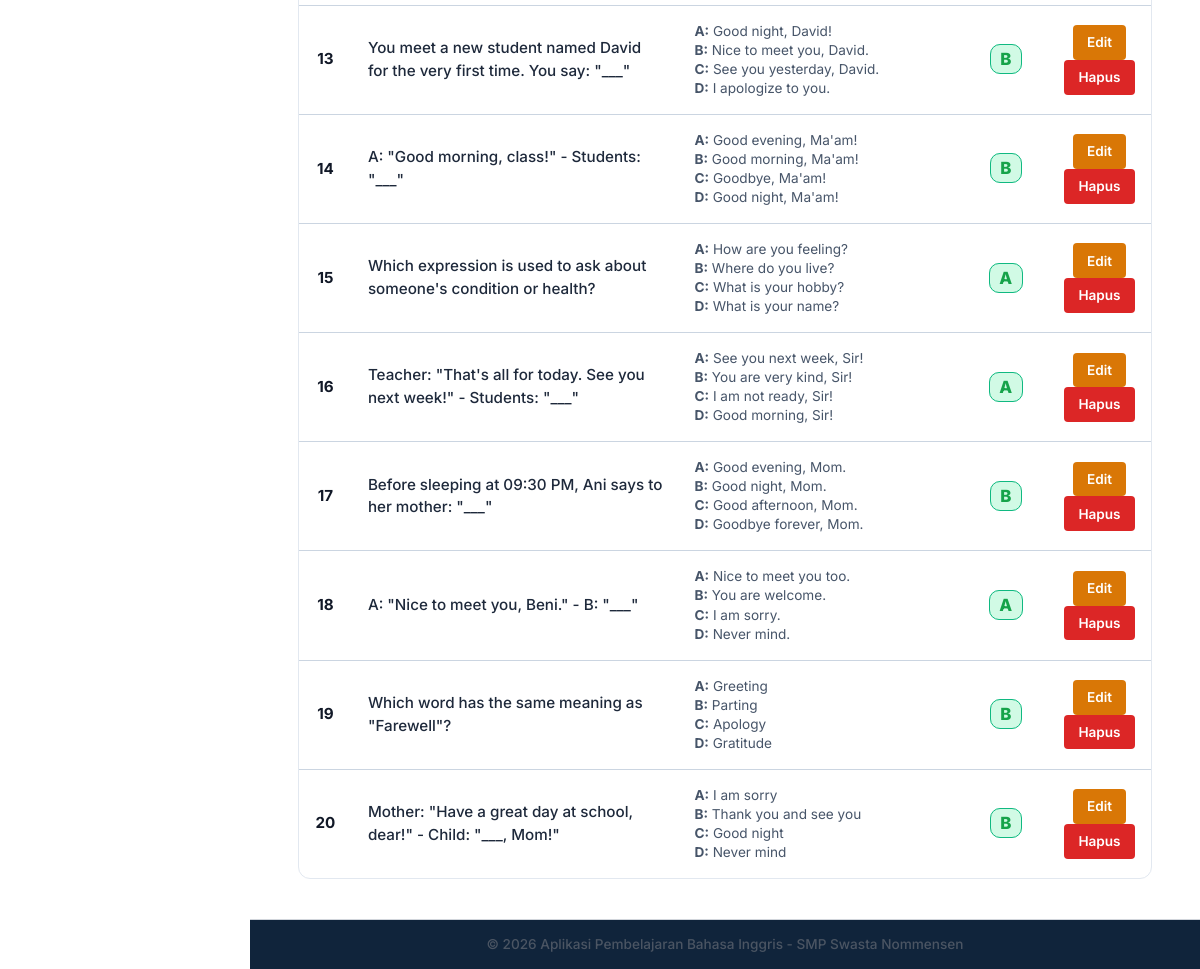
/admin/kelola_soal.php?tab=soal&id_kuis=1 (signed in, lower part), run on an earlier commit of the app's database.
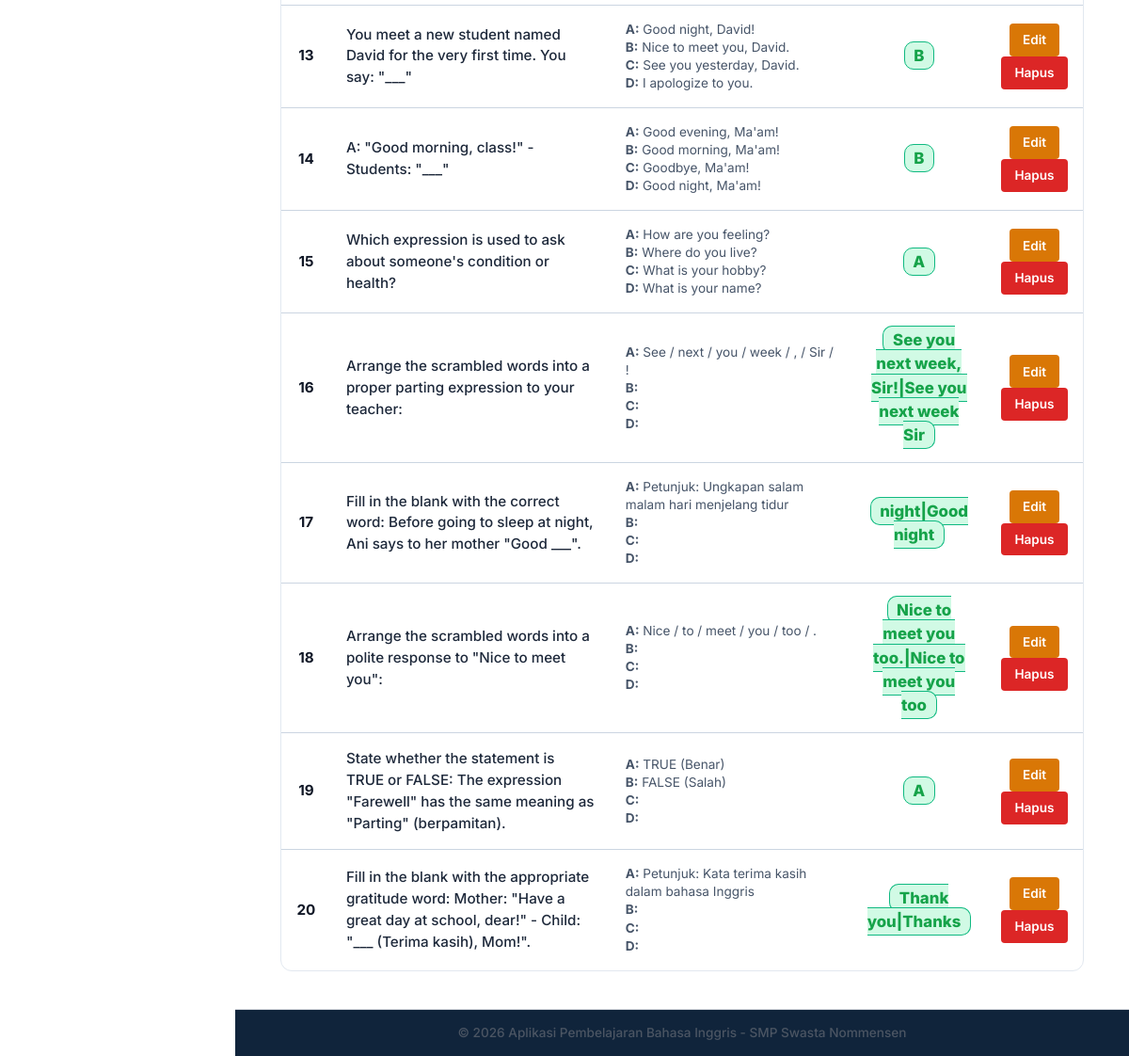
And on a later commit of the database.
### tables this page shows
CREATE TABLE `tb_soal` (
  `id_soal` int(11) NOT NULL AUTO_INCREMENT,
  `id_kuis` int(11) NOT NULL,
  `pertanyaan` text NOT NULL,
  `opsi_a` varchar(255) NOT NULL,
  `opsi_b` varchar(255) NOT NULL,
  `opsi_c` varchar(255) NOT NULL,
  `opsi_d` varchar(255) NOT NULL,
  `jawaban_benar` varchar(255) NOT NULL,
  `tipe_soal` enum('pilihan_ganda','isian','susun_kata','true_false') NOT NULL DEFAULT 'pilihan_ganda',
  PRIMARY KEY (`id_soal`),
  KEY `id_kuis` (`id_kuis`),
  CONSTRAINT `tb_soal_ibfk_1` FOREIGN KEY (`id_kuis`) REFERENCES `tb_kuis` (`id_kuis`) ON DELETE CASCADE
);

### admin/kelola_soal.php (the view, shortened to what this page needs)
<?php
require_once '../config.php';
$id_kuis_aktif = isset($_GET['id_kuis']) ? intval($_GET['id_kuis']) : 0;
$tab_aktif = isset($_GET['tab']) ? $_GET['tab'] : 'kuis';
$kuis_edit_data = null;
try {
    $quizzes = $pdo->query("SELECT * FROM tb_kuis ORDER BY id_kuis ASC")->fetchAll();
} catch (PDOException $e) {
    $quizzes = [];
}
try {
    $materi_list = $pdo->query("SELECT id_materi, kategori, semester, urutan, judul_materi FROM tb_materi ORDER BY urutan ASC")->fetchAll();
} catch (PDOException $e) {
    $materi_list = [];
}
$questions = [];
if ($id_kuis_aktif > 0) {
    try {
        $stmt_qs = $pdo->prepare("SELECT * FROM tb_soal WHERE id_kuis = :id ORDER BY id_soal ASC");
        $stmt_qs->execute(['id' => $id_kuis_aktif]);
        $questions = $stmt_qs->fetchAll();
    } catch (PDOException $e) {
        $questions = [];
    }
}
?>
<!DOCTYPE html>
<html lang="id">
<head>
    <link href="https://cdn.jsdelivr.net/npm/bootstrap@5.3.3/dist/css/bootstrap.min.css" rel="stylesheet">
    <link rel="stylesheet" href="https://cdn.jsdelivr.net/npm/bootstrap-icons@1.11.3/font/bootstrap-icons.min.css">
    <link rel="stylesheet" href="../assets/css/style.css?v=4.3.0">
</head>
<body class="admin-body">
    <div class="admin-layout">
        <main class="main-content">
            <?php if ($tab_aktif === 'kuis'): ?>
                <div class="form-card" style="border: 1px solid #e2e8f0; box-shadow: var(--shadow-sm); border-radius: 12px; padding: 1.5rem; margin-bottom: 2.5rem; background: #ffffff;">
                    <div class="form-title" style="font-family: 'Outfit', sans-serif; font-weight: 800; font-size: 1.15rem; color: var(--accent-blue); margin-bottom: 1.25rem; border-bottom: 1px solid var(--border-color); padding-bottom: 0.5rem;">
                        <?= $kuis_edit_data ? 'Edit Detail Sesi Kuis' : 'Buat Sesi Kuis Baru' ?>
                    </div>
                    <form action="kelola_soal.php?tab=kuis" method="POST" style="display: flex; flex-direction: column; gap: 1.25rem;">
                        <?php if ($kuis_edit_data): ?>
                            <input type="hidden" name="id_kuis" value="<?= $kuis_edit_data['id_kuis'] ?>">
                        <?php endif; ?>
                        <div style="display: grid; grid-template-columns: repeat(auto-fit, minmax(220px, 1fr)); gap: 1rem;">
                            <div style="display: flex; flex-direction: column; flex-grow: 2;">
                                <label style="font-weight: 700; margin-bottom: 0.4rem; font-size: 0.85rem; color: #475569;">Judul Sesi Kuis:</label>
                                <input type="text" name="judul_kuis" class="form-control" placeholder="Contoh: Kuis 1: Simple Present Tense" required value="<?= htmlspecialchars($kuis_edit_data['judul_kuis'] ?? '') ?>">
                            </div>
                            <div style="display: flex; flex-direction: column;">
                                <label style="font-weight: 700; margin-bottom: 0.4rem; font-size: 0.85rem; color: #475569;">Kaitkan ke Unit Materi (Opsional):</label>
                                <select name="id_materi" class="form-control">
                                    <option value="">-- Tidak Terikat / Campuran --</option>
                                    <?php foreach ($materi_list as $m): ?>
                                        <option value="<?= $m['id_materi'] ?>" <?= isset($kuis_edit_data) && intval($kuis_edit_data['id_materi']) === intval($m['id_materi']) ? 'selected' : '' ?>>
                                            Bab <?= sprintf("%02d", $m['urutan']) ?> (Sem <?= $m['semester'] ?>): <?= htmlspecialchars($m['judul_materi']) ?>
                                        </option>
                                    <?php endforeach; ?>
                                </select>
                            </div>
                            <div style="display: flex; flex-direction: column;">
                                <label style="font-weight: 700; margin-bottom: 0.4rem; font-size: 0.85rem; color: #475569;">Durasi Waktu (Menit):</label>
                                <input type="number" name="waktu_pengerjaan" class="form-control" min="1" required value="<?= htmlspecialchars($kuis_edit_data['waktu_pengerjaan'] ?? 10) ?>">
                            </div>
                            <div style="display: flex; flex-direction: column;">
                                <label style="font-weight: 700; margin-bottom: 0.4rem; font-size: 0.85rem; color: #475569;">Batas Nilai Lulus (KKM):</label>
                                <input type="number" name="nilai_lulus" class="form-control" min="0" max="100" required value="<?= htmlspecialchars($kuis_edit_data['nilai_lulus'] ?? 70) ?>">
                            </div>
                        </div>
                        <div>
                            <button type="submit" name="save_kuis" class="btn-sm btn-success" style="padding: 0.75rem 1.5rem; font-weight: 700; border: none; cursor: pointer;">
                                <?= $kuis_edit_data ? 'Update Sesi Kuis' : 'Buat Kuis Baru' ?>
                            </button>
                            <?php if ($kuis_edit_data): ?>
                                <a href="kelola_soal.php?tab=kuis" class="btn-sm" style="background-color: #6b7280; color: white; text-decoration: none; padding: 0.75rem 1.5rem; font-weight: 700; text-align: center; border-radius: 10px; border: 2px solid #4b5563; margin-left: 0.5rem;">
                                    Batal
                                </a>
                            <?php endif; ?>
                        </div>
                    </form>
                </div>
                <h3 style="font-family: 'Outfit', sans-serif; font-size: 1.25rem; font-weight: 800; color: #1f2937; margin-bottom: 1rem;">Daftar Sesi Kuis Aktif</h3>
                <div class="table-container" style="border: 1px solid #e2e8f0; box-shadow: var(--shadow-sm); border-radius: 12px;">
                    <table class="table-materi">
                        <thead>
                            <tr>
                                <th style="width: 30%; font-weight: 700;">Nama Sesi Kuis</th>
                                <th style="width: 15%; font-weight: 700; text-align: center;">Kategori</th>
                                <th style="width: 15%; font-weight: 700; text-align: center;">Durasi</th>
                                <th style="width: 10%; font-weight: 700; text-align: center;">KKM</th>
                                <th style="width: 10%; font-weight: 700; text-align: center;">Jumlah Soal</th>
                                <th style="width: 20%; font-weight: 700; text-align: center;">Aksi</th>
                            </tr>
                        </thead>
                        <tbody>
                            <?php if (empty($quizzes)): ?>
                                <tr>
                                    <td colspan="6" style="text-align: center; color: #6b7280; padding: 2.5rem;">
                                        Belum ada sesi kuis yang terdaftar. Buat sesi baru lewat form di atas.
                                    </td>
                                </tr>
                            <?php else: ?>
                                <?php foreach ($quizzes as $quiz): ?>
                                    <?php
                                    try {
                                        $stmt_q_cnt = $pdo->prepare("SELECT COUNT(*) FROM tb_soal WHERE id_kuis = :id");
                                        $stmt_q_cnt->execute(['id' => $quiz['id_kuis']]);
                                        $jumlah_soal = $stmt_q_cnt->fetchColumn();
                                    } catch (PDOException $e) {
                                        $jumlah_soal = 0;
                                    }
                                    ?>
                                    <tr>
                                        <td style="font-weight: 700; color: #1e293b;"><?= htmlspecialchars($quiz['judul_kuis']) ?></td>
                                        <td style="text-align: center;">
                                            <span style="font-size: 0.75rem; background-color: #eff6ff; color: var(--accent-blue); padding: 0.25rem 0.5rem; border-radius: 10px; font-weight: 700;">
                                                <?= htmlspecialchars($quiz['kategori_materi']) ?>
                                            </span>
                                        </td>
                                        <td style="text-align: center; font-weight: 600;"><?= htmlspecialchars($quiz['waktu_pengerjaan']) ?> Menit</td>
                                        <td style="text-align: center; font-weight: 700; color: #b45309;"><?= htmlspecialchars($quiz['nilai_lulus']) ?></td>
                                        <td style="text-align: center; font-weight: 800; color: var(--accent-blue);"><?= $jumlah_soal ?> Butir</td>
                                        <td style="text-align: center; display: flex; gap: 0.25rem; justify-content: center;">
                                            <a href="kelola_soal.php?tab=soal&id_kuis=<?= $quiz['id_kuis'] ?>" class="btn-sm btn-play" style="background-color: #2563eb; color: white;">Soal</a>
                                            <a href="kelola_soal.php?tab=kuis&edit_kuis_id=<?= $quiz['id_kuis'] ?>" class="btn-sm btn-edit">Edit</a>
                                            <a href="kelola_soal.php?tab=kuis&delete_kuis=<?= $quiz['id_kuis'] ?>" class="btn-sm btn-delete" onclick="return confirm('Menghapus kuis akan menghapus seluruh butir soal di dalamnya! Apakah Anda yakin?')">Hapus</a>
                                        </td>
                                    </tr>
                                <?php endforeach; ?>
                            <?php endif; ?>
                        </tbody>
                    </table>
                </div>
            <!-- ===================================================================
                 TAB 2: KELOLA SOAL (BUTIR SOAL PER KUIS)
                 =================================================================== -->
            <?php elseif ($tab_aktif === 'soal' && $id_kuis_aktif > 0): ?>
                <div class="table-container" style="border: 1px solid #e2e8f0; box-shadow: var(--shadow-sm); border-radius: 12px;">
                    <table class="table-materi">
                        <tbody>
                            <?php if (empty($questions)): ?>
                                <tr>
                                    <td colspan="5" style="text-align: center; color: #6b7280; padding: 2.5rem;">
                                        Kuis ini belum memiliki butir soal. Silakan tambahkan soal lewat form di atas.
                                    </td>
                                </tr>
                            <?php else: ?>
                                <?php foreach ($questions as $idx => $q): ?>
                                    <tr>
                                        <td style="text-align: center; font-weight: 700;"><?= $idx + 1 ?></td>
                                        <td style="font-weight: 500; color: #1e293b; line-height: 1.5;"><?= htmlspecialchars($q['pertanyaan']) ?></td>
                                        <td style="font-size: 0.85rem; color: #475569; line-height: 1.4;">
                                            <strong>A:</strong> <?= htmlspecialchars($q['opsi_a']) ?><br>
                                            <strong>B:</strong> <?= htmlspecialchars($q['opsi_b']) ?><br>
                                            <strong>C:</strong> <?= htmlspecialchars($q['opsi_c']) ?><br>
                                            <strong>D:</strong> <?= htmlspecialchars($q['opsi_d']) ?>
                                        </td>
                                        <td style="text-align: center; font-weight: 800; font-size: 1.05rem; color: #16a34a;">
                                            <span style="background-color: #d1fae5; padding: 0.25rem 0.6rem; border-radius: 10px; border: 1px solid #10b981;">
                                                <?= htmlspecialchars($q['jawaban_benar']) ?>
                                            </span>
                                        </td>
                                        <td style="text-align: center;">
                                            <a href="kelola_soal.php?tab=soal&id_kuis=<?= $id_kuis_aktif ?>&edit_soal_id=<?= $q['id_soal'] ?>" class="btn-sm btn-edit">Edit</a>
                                            <a href="kelola_soal.php?tab=soal&id_kuis=<?= $id_kuis_aktif ?>&delete_soal=<?= $q['id_soal'] ?>" class="btn-sm btn-delete" onclick="return confirm('Apakah Anda yakin ingin menghapus soal ini dari kuis?')">Hapus</a>
                                        </td>
                                    </tr>
                                <?php endforeach; ?>
                            <?php endif; ?>
                        </tbody>
                    </table>
                </div>
            <?php endif; ?>
        </main>
    </div>
    <footer class="bottom-footer">
        &copy; 2026 Aplikasi Pembelajaran Bahasa Inggris - SMP Swasta Nommensen
    </footer>
</body>
</html>

### assets/css/style.css (style rules this page uses)
:root { --accent-blue: #1A3A5C; --accent-blue-hover: #10243b; --bs-primary: #1A3A5C; --bs-primary-rgb: 26, 58, 92; --bg-light: #ffffff; --bg-header: #1A3A5C; --bg-footer: #10243b; --text-main: #111827; --text-muted: #6b7280; --border-color: #cbd5e1; --transition-smooth: all 0.2s ease-in-out; }
* { box-sizing: border-box; margin: 0; padding: 0; }
html, body { height: 100%; }
body { font-family: 'Inter', sans-serif; background-color: var(--bg-light); color: var(--text-main); display: flex; flex-direction: column; min-height: 100vh; }
.bottom-footer { background-color: var(--bg-footer); color: #4b5563; padding: 0.9rem 1rem; text-align: center; font-size: 0.85rem; font-weight: 500; border-top: 1px solid #d1d5db; }
.table-container { width: 100%; overflow-x: auto; background: #ffffff; border: 1px solid var(--border-color); border-radius: 8px; margin-top: 1rem; box-shadow: 0 4px 6px -1px rgba(0, 0, 0, 0.02); }
.table-materi { width: 100%; border-collapse: collapse; text-align: left; font-size: 0.95rem; }
.table-materi tr:last-child td { border-bottom: none; }
.btn-sm { padding: 0.45rem 0.9rem; font-size: 0.85rem; font-weight: 600; border-radius: 4px; cursor: pointer; text-decoration: none; display: inline-flex; align-items: center; justify-content: center; gap: 0.35rem; transition: var(--transition-smooth); border: none; font-family: inherit; }
.btn-edit { background-color: #d97706; color: #ffffff; }
.btn-delete { background-color: #dc2626; color: #ffffff; }
.table-container { width: 100%; overflow-x: auto; -webkit-overflow-scrolling: touch; }
@media (min-width: 769px) { .admin-body .top-header, body:has(.admin-layout) .top-header, .admin-body .admin-layout, body:has(.admin-layout) .admin-layout, .admin-body .bottom-footer, body:has(.admin-layout) .bottom-footer { margin-left: 250px !important; width: calc(100% - 250px) !important; } }
@media (min-width: 769px) { .admin-body .main-content, .admin-body .admin-content, body:has(.admin-layout) .main-content, body:has(.admin-layout) .admin-content { margin-left: 0 !important; width: 100% !important; overflow-y: visible !important; min-width: 0 !important; } }

### admin/kelola_soal.php (style rules this page uses)
body { font-family: 'Inter', sans-serif; background-color: #ffffff; display: flex; flex-direction: column; min-height: 100vh; }
.admin-layout { display: flex; flex-direction: row; flex: 1; width: 100%; }
.main-content { flex-grow: 1; padding: 2.5rem 3rem; overflow-y: visible; min-width: 0; }

What changed in the data, as far as the page shows it:
removed tb_soal: pertanyaan "Before sleeping at 09:30 PM, Ani says to her mother: \"___\"", opsi_a "Good evening, Mom.", opsi_b "Good night, Mom.", opsi_c "Good afternoon, Mom.", opsi_d "Goodbye forever, Mom.", jawaban_benar "B"
removed tb_soal: pertanyaan "Which word has the same meaning as \"Farewell\"?", opsi_a "Greeting", opsi_b "Parting", opsi_c "Apology", opsi_d "Gratitude", jawaban_benar "B"
removed tb_soal: pertanyaan "Mother: \"Have a great day at school, dear!\" - Child: \"___, Mom!\"", opsi_a "I am sorry", opsi_b "Thank you and see you", opsi_c "Good night", opsi_d "Never mind", jawaban_benar "B"
changed tb_soal: pertanyaan "Teacher: \"That's all for today. See you next week!\" - Students: \"___\"" → "Arrange the scrambled words into a proper parting expression to your teacher:"; opsi_a "See you next week, Sir!" → "See / next / you / week / , / Sir / !"; jawaban_benar "A" → "See you next week, Sir!|See you next week Sir"; opsi_b "You are very kind, Sir!" → (not shown); opsi_c "I am not ready, Sir!" → (not shown); opsi_d "Good morning, Sir!" → (not shown)
added tb_soal: pertanyaan "Fill in the blank with the correct word: Before going to sleep at night, Ani says to her mother \"Good ___\".", opsi_a "Petunjuk: Ungkapan salam malam hari menjelang tidur", jawaban_benar "night|Good night"
changed tb_soal: pertanyaan "A: \"Nice to meet you, Beni.\" - B: \"___\"" → "Arrange the scrambled words into a polite response to \"Nice to meet you\":"; opsi_a "Nice to meet you too." → "Nice / to / meet / you / too / ."; jawaban_benar "A" → "Nice to meet you too.|Nice to meet you too"; opsi_b "You are welcome." → (not shown); opsi_c "I am sorry." → (not shown); opsi_d "Never mind." → (not shown)
added tb_soal: pertanyaan "State whether the statement is TRUE or FALSE: The expression \"Farewell\" has the same meaning as \"Parting\" (berpamitan).", opsi_a "TRUE (Benar)", opsi_b "FALSE (Salah)", jawaban_benar "A"
added tb_soal: pertanyaan "Fill in the blank with the appropriate gratitude word: Mother: \"Have a great day at school, dear!\" - Child: \"___ (Terima kasih), Mom!\".", opsi_a "Petunjuk: Kata terima kasih dalam bahasa Inggris", jawaban_benar "Thank you|Thanks"
